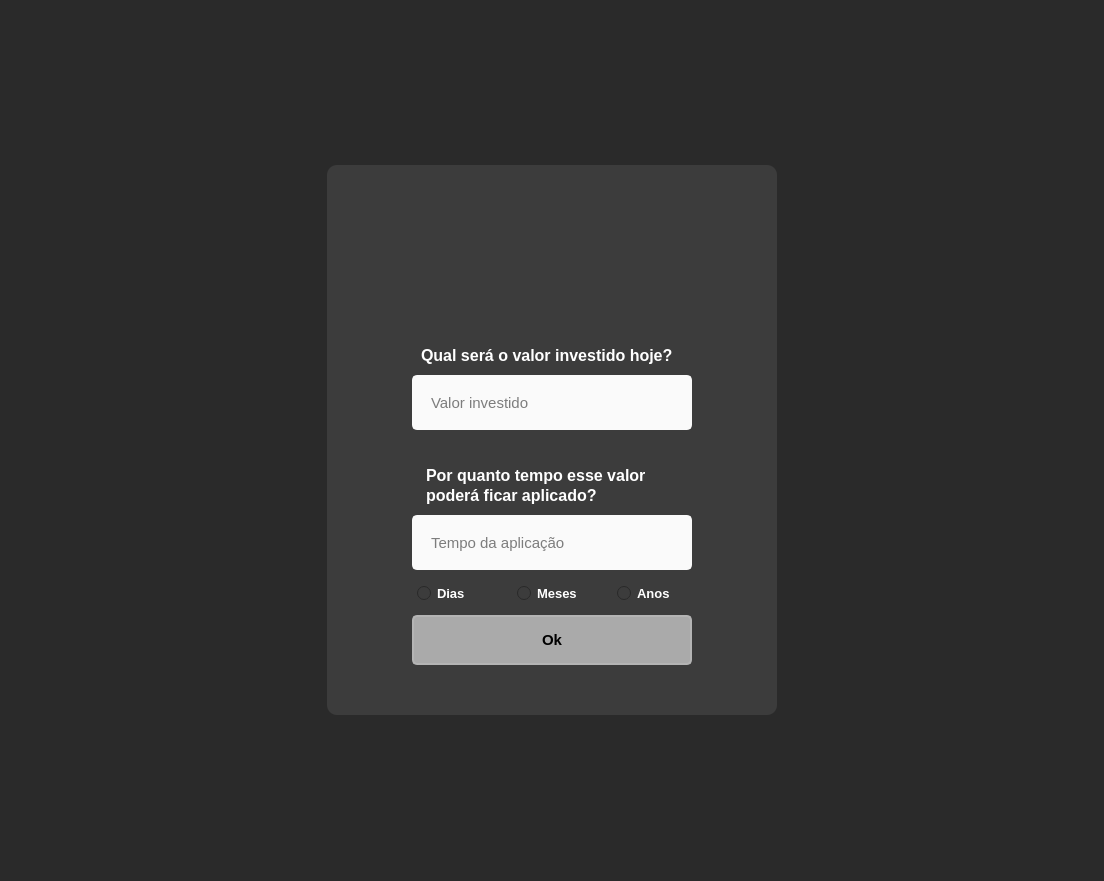
<?xml version="1.0" encoding="UTF-8"?>
<ui version="4.0">
 <class>MainWindow_valor_investimento</class>
 <widget class="QMainWindow" name="MainWindow_valor_investimento">
  <property name="geometry">
   <rect>
    <x>0</x>
    <y>0</y>
    <width>1104</width>
    <height>881</height>
   </rect>
  </property>
  <property name="minimumSize">
   <size>
    <width>500</width>
    <height>700</height>
   </size>
  </property>
  <property name="windowTitle">
   <string>Investimento</string>
  </property>
  <property name="windowIcon">
   <iconset resource="file_rc.qrc">
    <normaloff>:/icone_janela/icone_janela.png</normaloff>:/icone_janela/icone_janela.png</iconset>
  </property>
  <property name="styleSheet">
   <string notr="true">background-color: rgb(42, 42, 42);</string>
  </property>
  <widget class="QWidget" name="centralwidget_valor_investimento">
   <layout class="QVBoxLayout" name="verticalLayout">
    <property name="spacing">
     <number>0</number>
    </property>
    <property name="leftMargin">
     <number>0</number>
    </property>
    <property name="topMargin">
     <number>0</number>
    </property>
    <property name="rightMargin">
     <number>0</number>
    </property>
    <property name="bottomMargin">
     <number>0</number>
    </property>
    <item>
     <widget class="QFrame" name="frame_top_valorinvestimento">
      <property name="maximumSize">
       <size>
        <width>16777215</width>
        <height>35</height>
       </size>
      </property>
      <property name="styleSheet">
       <string notr="true"/>
      </property>
      <property name="frameShape">
       <enum>QFrame::NoFrame</enum>
      </property>
      <property name="frameShadow">
       <enum>QFrame::Raised</enum>
      </property>
      <layout class="QHBoxLayout" name="horizontalLayout_2">
       <property name="spacing">
        <number>0</number>
       </property>
       <property name="leftMargin">
        <number>0</number>
       </property>
       <property name="topMargin">
        <number>5</number>
       </property>
       <property name="rightMargin">
        <number>0</number>
       </property>
       <property name="bottomMargin">
        <number>0</number>
       </property>
      </layout>
     </widget>
    </item>
    <item>
     <widget class="QFrame" name="conteudo_valor_investimento">
      <property name="font">
       <font>
        <pointsize>11</pointsize>
       </font>
      </property>
      <property name="styleSheet">
       <string notr="true">background-color: rgb(42, 42, 42);</string>
      </property>
      <property name="frameShape">
       <enum>QFrame::NoFrame</enum>
      </property>
      <property name="frameShadow">
       <enum>QFrame::Raised</enum>
      </property>
      <layout class="QHBoxLayout" name="horizontalLayout">
       <item>
        <widget class="QFrame" name="valor_investimento_area">
         <property name="maximumSize">
          <size>
           <width>450</width>
           <height>550</height>
          </size>
         </property>
         <property name="styleSheet">
          <string notr="true">background-color: rgb(60, 60, 60);
border-radius: 10px;</string>
         </property>
         <property name="frameShape">
          <enum>QFrame::NoFrame</enum>
         </property>
         <property name="frameShadow">
          <enum>QFrame::Raised</enum>
         </property>
         <widget class="QFrame" name="logo_valor_investimento">
          <property name="geometry">
           <rect>
            <x>45</x>
            <y>40</y>
            <width>360</width>
            <height>90</height>
           </rect>
          </property>
          <property name="maximumSize">
           <size>
            <width>360</width>
            <height>90</height>
           </size>
          </property>
          <property name="styleSheet">
           <string notr="true">background-image: url(:/logo/logo_360x90_-removebg-preview.png);
background-repeat: no-repeat;
background-position: center;</string>
          </property>
          <property name="frameShape">
           <enum>QFrame::StyledPanel</enum>
          </property>
          <property name="frameShadow">
           <enum>QFrame::Raised</enum>
          </property>
         </widget>
         <widget class="QLineEdit" name="lineEdit_valor_investimento_valor">
          <property name="geometry">
           <rect>
            <x>85</x>
            <y>210</y>
            <width>280</width>
            <height>55</height>
           </rect>
          </property>
          <property name="font">
           <font>
            <family>Segoe UI</family>
            <pointsize>11</pointsize>
           </font>
          </property>
          <property name="styleSheet">
           <string notr="true">QLineEdit{
	color: rgb(0, 0, 0);
	border: 2px solid rgb(250,250,250);
	border-radius: 5px;
	padding: 15px;
	background-color: rgb(250, 250, 250);
	color: rgb(0, 0, 0);
}

QLineEdit:hover{
	border: 2px solid rgb(16, 5, 136);
}

QLineEdit:focus{
	border: 2px solid rgb(16, 5, 136);
	color: rgb(0, 0, 0);
}</string>
          </property>
          <property name="frame">
           <bool>true</bool>
          </property>
          <property name="placeholderText">
           <string>Valor investido</string>
          </property>
         </widget>
         <widget class="QPushButton" name="btn_valor_investimento_ok">
          <property name="geometry">
           <rect>
            <x>85</x>
            <y>450</y>
            <width>280</width>
            <height>50</height>
           </rect>
          </property>
          <property name="font">
           <font>
            <family>Segoe UI</family>
            <pointsize>11</pointsize>
            <weight>75</weight>
            <bold>true</bold>
           </font>
          </property>
          <property name="styleSheet">
           <string notr="true">QPushButton{
	background-color: rgb(170, 170, 170);
	border: 2px solid rgb(180, 180, 180);
	border-radius: 5px;
}

QPushButton:hover{
	background-color: rgb(180, 180, 180);
	border: 2px solid rgb(190, 190, 190);
}

QPushButton:pressed{
	
	background-color: rgb(16, 5, 136);
	border: 2px solid rgb(16, 5, 136);
	color: rgb(255, 255, 255);
}</string>
          </property>
          <property name="text">
           <string>Ok</string>
          </property>
         </widget>
         <widget class="QLabel" name="label_valor_investimento_valor">
          <property name="geometry">
           <rect>
            <x>94</x>
            <y>180</y>
            <width>261</width>
            <height>20</height>
           </rect>
          </property>
          <property name="font">
           <font>
            <family>Segoe UI</family>
            <pointsize>12</pointsize>
            <weight>75</weight>
            <bold>true</bold>
           </font>
          </property>
          <property name="styleSheet">
           <string notr="true">color: rgb(255, 255, 255);</string>
          </property>
          <property name="text">
           <string>Qual será o valor investido hoje?</string>
          </property>
         </widget>
         <widget class="QLabel" name="label_valor_investimento_tempo1">
          <property name="geometry">
           <rect>
            <x>99</x>
            <y>300</y>
            <width>241</width>
            <height>20</height>
           </rect>
          </property>
          <property name="font">
           <font>
            <family>Segoe UI</family>
            <pointsize>12</pointsize>
            <weight>75</weight>
            <bold>true</bold>
           </font>
          </property>
          <property name="styleSheet">
           <string notr="true">color: rgb(255, 255, 255);</string>
          </property>
          <property name="text">
           <string>Por quanto tempo esse valor</string>
          </property>
         </widget>
         <widget class="QLabel" name="label_valor_investimento_tempo2">
          <property name="geometry">
           <rect>
            <x>99</x>
            <y>320</y>
            <width>241</width>
            <height>20</height>
           </rect>
          </property>
          <property name="font">
           <font>
            <family>Segoe UI</family>
            <pointsize>12</pointsize>
            <weight>75</weight>
            <bold>true</bold>
           </font>
          </property>
          <property name="styleSheet">
           <string notr="true">color: rgb(255, 255, 255);</string>
          </property>
          <property name="text">
           <string>poderá ficar aplicado?</string>
          </property>
         </widget>
         <widget class="QLineEdit" name="lineEdit_valor_investimento_valor_2">
          <property name="geometry">
           <rect>
            <x>85</x>
            <y>350</y>
            <width>280</width>
            <height>55</height>
           </rect>
          </property>
          <property name="font">
           <font>
            <family>Segoe UI</family>
            <pointsize>11</pointsize>
           </font>
          </property>
          <property name="styleSheet">
           <string notr="true">QLineEdit{
	color: rgb(0, 0, 0);
	border: 2px solid rgb(250,250,250);
	border-radius: 5px;
	padding: 15px;
	background-color: rgb(250, 250, 250);
	color: rgb(0, 0, 0);
}

QLineEdit:hover{
	border: 2px solid rgb(16, 5, 136);
}

QLineEdit:focus{
	border: 2px solid rgb(16, 5, 136);
	color: rgb(0, 0, 0);
}</string>
          </property>
          <property name="frame">
           <bool>true</bool>
          </property>
          <property name="placeholderText">
           <string>Tempo da aplicação</string>
          </property>
         </widget>
         <widget class="QRadioButton" name="radioButton">
          <property name="geometry">
           <rect>
            <x>90</x>
            <y>420</y>
            <width>82</width>
            <height>17</height>
           </rect>
          </property>
          <property name="font">
           <font>
            <family>Segoe UI</family>
            <pointsize>10</pointsize>
            <weight>75</weight>
            <bold>true</bold>
           </font>
          </property>
          <property name="styleSheet">
           <string notr="true">color: rgb(255, 255, 255);</string>
          </property>
          <property name="text">
           <string>Dias</string>
          </property>
         </widget>
         <widget class="QRadioButton" name="radioButton_2">
          <property name="geometry">
           <rect>
            <x>190</x>
            <y>420</y>
            <width>82</width>
            <height>17</height>
           </rect>
          </property>
          <property name="font">
           <font>
            <family>Segoe UI</family>
            <pointsize>10</pointsize>
            <weight>75</weight>
            <bold>true</bold>
           </font>
          </property>
          <property name="styleSheet">
           <string notr="true">color: rgb(255, 255, 255);</string>
          </property>
          <property name="text">
           <string>Meses</string>
          </property>
         </widget>
         <widget class="QRadioButton" name="radioButton_3">
          <property name="geometry">
           <rect>
            <x>290</x>
            <y>420</y>
            <width>82</width>
            <height>17</height>
           </rect>
          </property>
          <property name="font">
           <font>
            <family>Segoe UI</family>
            <pointsize>10</pointsize>
            <weight>75</weight>
            <bold>true</bold>
           </font>
          </property>
          <property name="styleSheet">
           <string notr="true">color: rgb(255, 255, 255);</string>
          </property>
          <property name="text">
           <string>Anos</string>
          </property>
         </widget>
        </widget>
       </item>
      </layout>
     </widget>
    </item>
    <item>
     <widget class="QFrame" name="frame_bot_valor_investimento">
      <property name="maximumSize">
       <size>
        <width>16777215</width>
        <height>35</height>
       </size>
      </property>
      <property name="styleSheet">
       <string notr="true"/>
      </property>
      <property name="frameShape">
       <enum>QFrame::NoFrame</enum>
      </property>
      <property name="frameShadow">
       <enum>QFrame::Raised</enum>
      </property>
     </widget>
    </item>
   </layout>
  </widget>
  <widget class="QMenuBar" name="menubar">
   <property name="geometry">
    <rect>
     <x>0</x>
     <y>0</y>
     <width>1104</width>
     <height>21</height>
    </rect>
   </property>
  </widget>
 </widget>
 <resources>
  <include location="file_rc.qrc"/>
 </resources>
 <connections/>
</ui>
